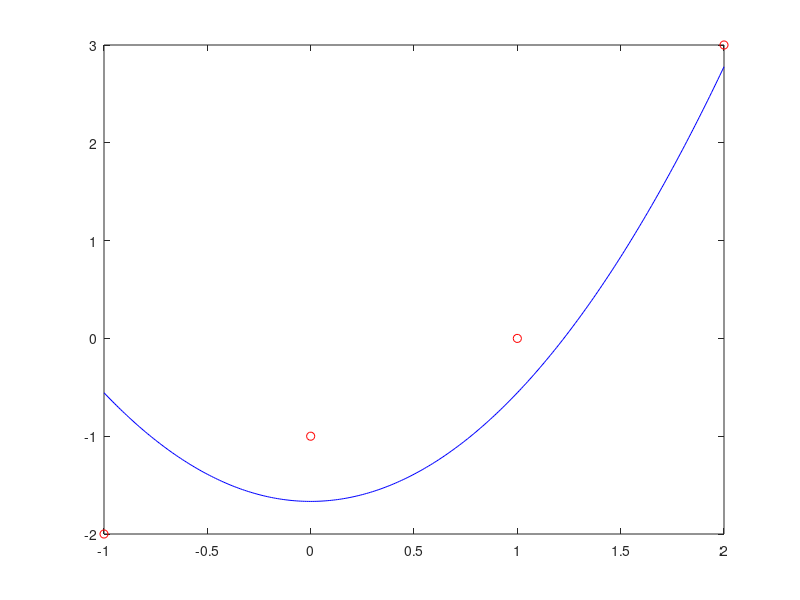

The MATLAB source for this figure:
clc
clear
xi=[-1 0 1 2]';
yi=[-2 -1 0 3]';

%Calcular H
%Base --> {1 x^2}

H=[xi.^0 xi.^2];
b=yi;
c=H\b; %equivale a pasar a Ec. normales y resolver el sistema
A=c(1);
B=c(2);

xx=[-1:0.01:2];
yy=A+B.*xx.^2;
plot(xi,yi,'ro',xx,yy,'b');

r=H*c-b %Vector residuo
Error=sum(r.^2) %Error global ajuste
